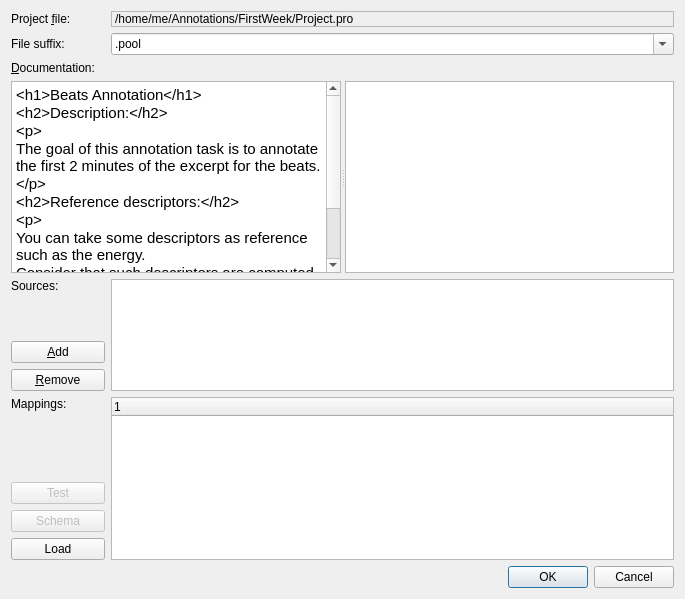
<?xml version="1.0" encoding="UTF-8"?>
<ui version="4.0">
 <class>ProjectEditor</class>
 <widget class="QDialog" name="ProjectEditor">
  <property name="geometry">
   <rect>
    <x>0</x>
    <y>0</y>
    <width>685</width>
    <height>599</height>
   </rect>
  </property>
  <property name="windowTitle">
   <string>Project Properties</string>
  </property>
  <layout class="QGridLayout" name="gridLayout" columnstretch="1,6">
   <item row="0" column="0">
    <widget class="QLabel" name="label_5">
     <property name="text">
      <string>Project &amp;file:</string>
     </property>
     <property name="buddy">
      <cstring>projectFile</cstring>
     </property>
    </widget>
   </item>
   <item row="0" column="1">
    <widget class="QLabel" name="projectFile">
     <property name="sizePolicy">
      <sizepolicy hsizetype="MinimumExpanding" vsizetype="Preferred">
       <horstretch>0</horstretch>
       <verstretch>0</verstretch>
      </sizepolicy>
     </property>
     <property name="frameShape">
      <enum>QFrame::StyledPanel</enum>
     </property>
     <property name="frameShadow">
      <enum>QFrame::Sunken</enum>
     </property>
     <property name="text">
      <string>/home/me/Annotations/FirstWeek/Project.pro</string>
     </property>
     <property name="wordWrap">
      <bool>true</bool>
     </property>
     <property name="readOnly" stdset="0">
      <bool>true</bool>
     </property>
    </widget>
   </item>
   <item row="1" column="0">
    <widget class="QLabel" name="label_4">
     <property name="text">
      <string>File suffix:</string>
     </property>
     <property name="buddy">
      <cstring>suffix</cstring>
     </property>
    </widget>
   </item>
   <item row="1" column="1">
    <widget class="QComboBox" name="suffix">
     <property name="sizePolicy">
      <sizepolicy hsizetype="MinimumExpanding" vsizetype="Fixed">
       <horstretch>0</horstretch>
       <verstretch>0</verstretch>
      </sizepolicy>
     </property>
     <property name="editable">
      <bool>true</bool>
     </property>
     <item>
      <property name="text">
       <string>.pool</string>
      </property>
     </item>
    </widget>
   </item>
   <item row="2" column="0">
    <widget class="QLabel" name="label">
     <property name="text">
      <string>&amp;Documentation:</string>
     </property>
     <property name="alignment">
      <set>Qt::AlignLeading|Qt::AlignLeft|Qt::AlignTop</set>
     </property>
     <property name="buddy">
      <cstring>projectInfo</cstring>
     </property>
    </widget>
   </item>
   <item row="3" column="0" colspan="2">
    <widget class="QSplitter" name="splitter">
     <property name="orientation">
      <enum>Qt::Horizontal</enum>
     </property>
     <widget class="QTextEdit" name="projectInfo">
      <property name="sizePolicy">
       <sizepolicy hsizetype="Expanding" vsizetype="MinimumExpanding">
        <horstretch>0</horstretch>
        <verstretch>0</verstretch>
       </sizepolicy>
      </property>
      <property name="html">
       <string>&lt;!DOCTYPE HTML PUBLIC &quot;-//W3C//DTD HTML 4.0//EN&quot; &quot;http://www.w3.org/TR/REC-html40/strict.dtd&quot;&gt;
&lt;html&gt;&lt;head&gt;&lt;meta name=&quot;qrichtext&quot; content=&quot;1&quot; /&gt;&lt;style type=&quot;text/css&quot;&gt;
p, li { white-space: pre-wrap; }
&lt;/style&gt;&lt;/head&gt;&lt;body style=&quot; font-family:'Bitstream Vera Sans'; font-size:11pt; font-weight:400; font-style:normal;&quot;&gt;
&lt;p style=&quot; margin-top:0px; margin-bottom:0px; margin-left:0px; margin-right:0px; -qt-block-indent:0; text-indent:0px;&quot;&gt;&lt;span style=&quot; font-family:'Sans Serif';&quot;&gt;&amp;lt;h1&amp;gt;Beats Annotation&amp;lt;/h1&amp;gt;&lt;/span&gt;&lt;/p&gt;
&lt;p style=&quot; margin-top:0px; margin-bottom:0px; margin-left:0px; margin-right:0px; -qt-block-indent:0; text-indent:0px;&quot;&gt;&lt;span style=&quot; font-family:'Sans Serif';&quot;&gt;&amp;lt;h2&amp;gt;Description:&amp;lt;/h2&amp;gt;&lt;/span&gt;&lt;/p&gt;
&lt;p style=&quot; margin-top:0px; margin-bottom:0px; margin-left:0px; margin-right:0px; -qt-block-indent:0; text-indent:0px;&quot;&gt;&lt;span style=&quot; font-family:'Sans Serif';&quot;&gt;&amp;lt;p&amp;gt;&lt;/span&gt;&lt;/p&gt;
&lt;p style=&quot; margin-top:0px; margin-bottom:0px; margin-left:0px; margin-right:0px; -qt-block-indent:0; text-indent:0px;&quot;&gt;&lt;span style=&quot; font-family:'Sans Serif';&quot;&gt;The goal of this annotation task is to annotate the first 2 minutes of the excerpt for the beats.&lt;/span&gt;&lt;/p&gt;
&lt;p style=&quot; margin-top:0px; margin-bottom:0px; margin-left:0px; margin-right:0px; -qt-block-indent:0; text-indent:0px;&quot;&gt;&lt;span style=&quot; font-family:'Sans Serif';&quot;&gt;&amp;lt;/p&amp;gt;&lt;/span&gt;&lt;/p&gt;
&lt;p style=&quot; margin-top:0px; margin-bottom:0px; margin-left:0px; margin-right:0px; -qt-block-indent:0; text-indent:0px;&quot;&gt;&lt;span style=&quot; font-family:'Sans Serif';&quot;&gt;&amp;lt;h2&amp;gt;Reference descriptors:&amp;lt;/h2&amp;gt;&lt;/span&gt;&lt;/p&gt;
&lt;p style=&quot; margin-top:0px; margin-bottom:0px; margin-left:0px; margin-right:0px; -qt-block-indent:0; text-indent:0px;&quot;&gt;&lt;span style=&quot; font-family:'Sans Serif';&quot;&gt;&amp;lt;p&amp;gt;&lt;/span&gt;&lt;/p&gt;
&lt;p style=&quot; margin-top:0px; margin-bottom:0px; margin-left:0px; margin-right:0px; -qt-block-indent:0; text-indent:0px;&quot;&gt;&lt;span style=&quot; font-family:'Sans Serif';&quot;&gt;You can take some descriptors as reference such as the energy.&lt;/span&gt;&lt;/p&gt;
&lt;p style=&quot; margin-top:0px; margin-bottom:0px; margin-left:0px; margin-right:0px; -qt-block-indent:0; text-indent:0px;&quot;&gt;&lt;span style=&quot; font-family:'Sans Serif';&quot;&gt;Consider that such descriptors are computed every 2048 samples so their precission may be not as accurate as it seems.&lt;/span&gt;&lt;/p&gt;
&lt;p style=&quot; margin-top:0px; margin-bottom:0px; margin-left:0px; margin-right:0px; -qt-block-indent:0; text-indent:0px;&quot;&gt;&lt;span style=&quot; font-family:'Sans Serif';&quot;&gt;&amp;lt;/p&amp;gt;&lt;/span&gt;&lt;/p&gt;
&lt;p style=&quot;-qt-paragraph-type:empty; margin-top:0px; margin-bottom:0px; margin-left:0px; margin-right:0px; -qt-block-indent:0; text-indent:0px; font-family:'Sans Serif';&quot;&gt;&lt;/p&gt;&lt;/body&gt;&lt;/html&gt;</string>
      </property>
      <property name="acceptRichText">
       <bool>false</bool>
      </property>
     </widget>
     <widget class="QTextBrowser" name="htmlPreview">
      <property name="sizePolicy">
       <sizepolicy hsizetype="MinimumExpanding" vsizetype="Expanding">
        <horstretch>0</horstretch>
        <verstretch>0</verstretch>
       </sizepolicy>
      </property>
     </widget>
    </widget>
   </item>
   <item row="4" column="0">
    <layout class="QVBoxLayout" name="verticalLayout_2">
     <item>
      <widget class="QLabel" name="label_8">
       <property name="text">
        <string>Sources:</string>
       </property>
       <property name="alignment">
        <set>Qt::AlignLeading|Qt::AlignLeft|Qt::AlignTop</set>
       </property>
       <property name="buddy">
        <cstring>sources</cstring>
       </property>
      </widget>
     </item>
     <item>
      <widget class="QPushButton" name="newSourceButton">
       <property name="text">
        <string>&amp;Add</string>
       </property>
       <property name="icon">
        <iconset resource="images.qrc">
         <normaloff>:/icons/images/vcs_add.png</normaloff>:/icons/images/vcs_add.png</iconset>
       </property>
      </widget>
     </item>
     <item>
      <widget class="QPushButton" name="removeSource">
       <property name="text">
        <string>&amp;Remove</string>
       </property>
       <property name="icon">
        <iconset resource="images.qrc">
         <normaloff>:/icons/images/vcs_remove.png</normaloff>:/icons/images/vcs_remove.png</iconset>
       </property>
      </widget>
     </item>
    </layout>
   </item>
   <item row="4" column="1">
    <widget class="QListWidget" name="sources">
     <property name="maximumSize">
      <size>
       <width>16777215</width>
       <height>142</height>
      </size>
     </property>
    </widget>
   </item>
   <item row="5" column="0">
    <layout class="QVBoxLayout" name="verticalLayout">
     <item>
      <widget class="QLabel" name="label_9">
       <property name="sizePolicy">
        <sizepolicy hsizetype="MinimumExpanding" vsizetype="Preferred">
         <horstretch>0</horstretch>
         <verstretch>0</verstretch>
        </sizepolicy>
       </property>
       <property name="text">
        <string>Mappings:</string>
       </property>
       <property name="alignment">
        <set>Qt::AlignLeading|Qt::AlignLeft|Qt::AlignTop</set>
       </property>
       <property name="buddy">
        <cstring>mappings</cstring>
       </property>
      </widget>
     </item>
     <item>
      <spacer name="verticalSpacer_2">
       <property name="orientation">
        <enum>Qt::Vertical</enum>
       </property>
       <property name="sizeHint" stdset="0">
        <size>
         <width>20</width>
         <height>40</height>
        </size>
       </property>
      </spacer>
     </item>
     <item>
      <widget class="QPushButton" name="testExtractorButton">
       <property name="enabled">
        <bool>false</bool>
       </property>
       <property name="toolTip">
        <string>Execute with a sample wave</string>
       </property>
       <property name="text">
        <string>Test</string>
       </property>
       <property name="icon">
        <iconset resource="images.qrc">
         <normaloff>:/icons/images/gear.png</normaloff>:/icons/images/gear.png</iconset>
       </property>
      </widget>
     </item>
     <item>
      <widget class="QPushButton" name="schemaEditButton">
       <property name="enabled">
        <bool>false</bool>
       </property>
       <property name="toolTip">
        <string>View resulting schema</string>
       </property>
       <property name="text">
        <string>Schema</string>
       </property>
       <property name="icon">
        <iconset resource="images.qrc">
         <normaloff>:/icons/images/view_tree.png</normaloff>:/icons/images/view_tree.png</iconset>
       </property>
      </widget>
     </item>
     <item>
      <widget class="QPushButton" name="loadConfigurationButton">
       <property name="toolTip">
        <string>Load config from a file</string>
       </property>
       <property name="text">
        <string>Load</string>
       </property>
       <property name="icon">
        <iconset resource="images.qrc">
         <normaloff>:/icons/images/fileopen.png</normaloff>:/icons/images/fileopen.png</iconset>
       </property>
      </widget>
     </item>
    </layout>
   </item>
   <item row="5" column="1">
    <widget class="AggregationEditor" name="mappings"/>
   </item>
   <item row="6" column="0" colspan="2">
    <widget class="QDialogButtonBox" name="buttonBox">
     <property name="standardButtons">
      <set>QDialogButtonBox::Cancel|QDialogButtonBox::Ok</set>
     </property>
    </widget>
   </item>
  </layout>
 </widget>
 <customwidgets>
  <customwidget>
   <class>AggregationEditor</class>
   <extends>QTreeWidget</extends>
   <header>AggregationEditor.hxx</header>
  </customwidget>
 </customwidgets>
 <tabstops>
  <tabstop>suffix</tabstop>
  <tabstop>projectInfo</tabstop>
  <tabstop>htmlPreview</tabstop>
  <tabstop>newSourceButton</tabstop>
  <tabstop>removeSource</tabstop>
  <tabstop>sources</tabstop>
  <tabstop>testExtractorButton</tabstop>
  <tabstop>schemaEditButton</tabstop>
  <tabstop>loadConfigurationButton</tabstop>
  <tabstop>mappings</tabstop>
  <tabstop>buttonBox</tabstop>
 </tabstops>
 <resources>
  <include location="images.qrc"/>
 </resources>
 <connections>
  <connection>
   <sender>buttonBox</sender>
   <signal>rejected()</signal>
   <receiver>ProjectEditor</receiver>
   <slot>reject()</slot>
   <hints>
    <hint type="sourcelabel">
     <x>438</x>
     <y>594</y>
    </hint>
    <hint type="destinationlabel">
     <x>10</x>
     <y>526</y>
    </hint>
   </hints>
  </connection>
  <connection>
   <sender>buttonBox</sender>
   <signal>accepted()</signal>
   <receiver>ProjectEditor</receiver>
   <slot>accept()</slot>
   <hints>
    <hint type="sourcelabel">
     <x>531</x>
     <y>594</y>
    </hint>
    <hint type="destinationlabel">
     <x>62</x>
     <y>539</y>
    </hint>
   </hints>
  </connection>
 </connections>
</ui>
